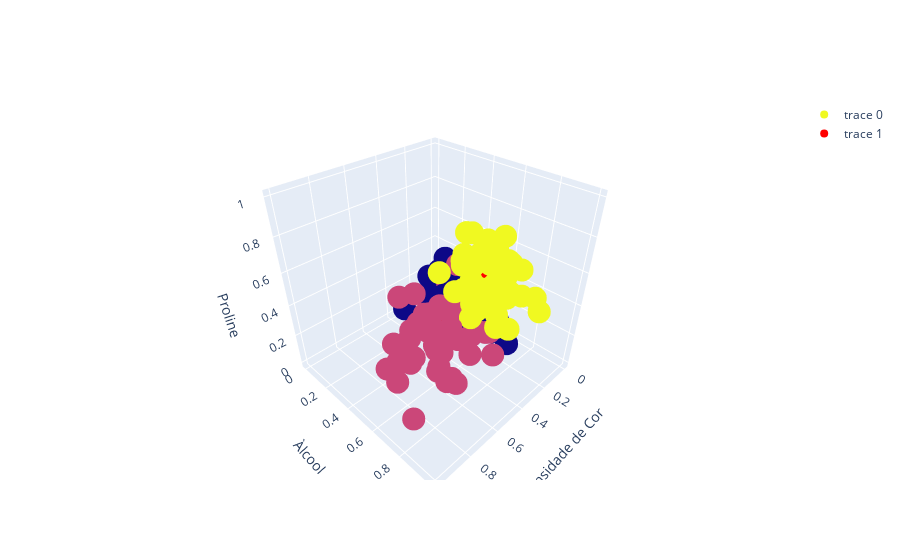

The notebook cell this image was saved under:
### Code cell
fig.add_trace(go.Scatter3d(x=centros['Intensidade_de_cor'],
                         y = centros['Alcool'], z=centros['Proline'],
                         mode = 'markers',                  
                          marker = dict(color = 'red'),
                        text = [0, 1, 2]))

### Figure 1 — Plotly figure (JSON) as saved in the notebook; plotly's stock layout.template omitted (floating-point values rounded to 4 significant figures; data arrays with more than 128 entries replaced by an {"elided": "..."} marker saying what was removed)
{"data": [{"marker": {"color": {"elided": "178 int values"}}, "mode": "markers", "text": ["0", "1", "2"], "type": "scatter3d", "x": {"elided": "178 float values"}, "y": {"elided": "178 float values"}, "z": {"elided": "178 float values"}}, {"marker": {"color": "red"}, "mode": "markers", "text": ["0", "1", "2"], "type": "scatter3d", "x": [0.1478, 0.4888, 0.3553], "y": [0.3134, 0.5467, 0.7057], "z": [0.1564, 0.2491, 0.5939]}], "layout": {"scene": {"xaxis": {"title": {"text": "Intensidade de Cor"}}, "yaxis": {"title": {"text": "Àlcool"}}, "zaxis": {"title": {"text": "Proline"}}}}}
